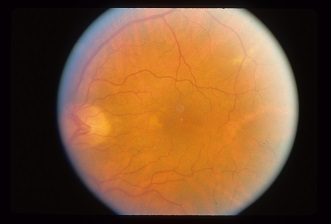
#> input picture app/DeepSeeNet/data/left_eye.jpg, 331 x 224 px
$ python -i calculate_tortuosity.py   (imports and definitions only)
#> lines starting #> are read from the running program, lines starting #| are printed output that depends on the picture; after the words box and inside, x2 and y2 are one past the last pixel; in counts of white or black regions, pixels touching at a corner belong together
#This code displays vessels reduced to 1 pixel lines and calculates tortuosity
#first run the following program to extract vessels from a retinal image:

#https://github.com/orobix/retina-unet/blob/master/Readme.md

import cv2
import numpy as np
from skimage.morphology import skeletonize
from skimage.measure import label, regionprops
from scipy.spatial.distance import euclidean
from scipy.ndimage import distance_transform_edt
import matplotlib.pyplot as plt

def calculate_tortuosity(image_path):
#> called with image_path = '../app/DeepSeeNet/data/left_eye.jpg'
    image = cv2.imread(image_path, cv2.IMREAD_GRAYSCALE)
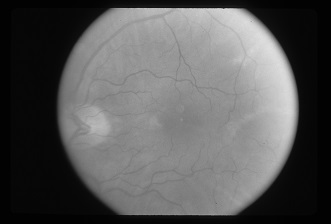
#> image: shape (224, 331); min 1, max 223, mean 88.8
    binary = (image > 127).astype(np.uint8)
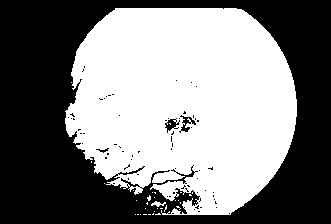
#> binary: shape (224, 331); values 0 (black) and 1 (white), 50.3% white; 71 black regions (67 under 20 px), largest, box (x1, y1, x2, y2) and area: (0, 0, 331, 224) 36404, (179, 115, 196, 133) 109, (165, 118, 180, 133) 101, (96, 148, 109, 153) 25
    skeleton = skeletonize(binary).astype(np.uint8)
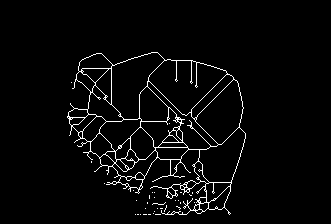
#> skeleton: shape (224, 331); values 0 (black) and 1 (white), 3.4% white in thin lines or dots, all inside (x1, y1, x2, y2) = (67, 52, 246, 215)
    labeled = label(skeleton)
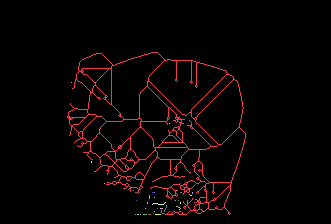
#> labeled: shape (224, 331) int64; 34 distinct labels, from 0 to 33; one colour per label, 0 black
    regions = regionprops(labeled)
#> regions = 33 regions; largest, box (x1, y1, x2, y2) and area: (67, 52, 246, 215) 2417, (152, 202, 166, 205) 14, (164, 205, 167, 212) 7, (176, 206, 181, 210) 6, (155, 214, 161, 215) 6

    tortuosities = []

    for region in regions:
        coords = region.coords
        if len(coords) < 10:
            continue
        arc_len = sum(np.linalg.norm(coords[i] - coords[i - 1]) for i in range(1, len(coords)))
        euclid_dist = euclidean(coords[0], coords[-1])
        if euclid_dist == 0:
            continue
        tort = arc_len / euclid_dist
        tortuosities.append(tort)
#> this loop made 33 passes
#> coords on passes 2 to 13: [[82, 71]], [[123, 169]], [[161, 91], [162, 91]], [[183, 104]], [[190, 133]], [[192, 152]], [[192, 154]], [[192, 180], [192, 181]], [[192, 192], [193, 192]], [[194, 189], [195, 190], [195, 191]], [[195, 149], [196, 149], [197, 149], [198, 149]], [[197, 154]]
#> (arc_len, euclid_dist, tort) on passes 1, 18: (43044.7, 179.8, 239.4), (46.08, 2.83, 16.29)
#> after the loop, tortuosities = [239.4, 16.29]

    return {
        "average_tortuosity": round(np.mean(tortuosities), 3) if tortuosities else 0,
        "max_tortuosity": round(np.max(tortuosities), 3) if tortuosities else 0,
        "num_vessels": len(tortuosities),
    }

>>> result = calculate_tortuosity('../app/DeepSeeNet/data/left_eye.jpg')
#> result = {'average_tortuosity': 127.8, 'max_tortuosity': 239.4, 'num_vessels': 2}

$ run again, on app/DeepSeeNet/data/right_eye.jpg
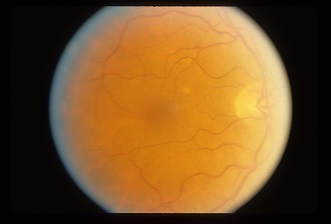
#> input picture app/DeepSeeNet/data/right_eye.jpg, 331 x 224 px
#> in calculate_tortuosity, `binary = (image > 127).astype(np.uint8)`:
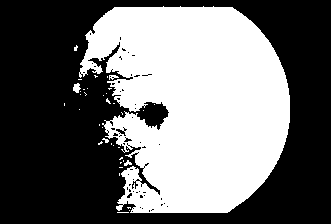
#> binary: shape (224, 331); values 0 (black) and 1 (white), 43.5% white; 38 white regions (34 under 20 px), largest, box (x1, y1, x2, y2) and area: (79, 6, 290, 213) 32021, (73, 83, 81, 93) 54, (109, 75, 119, 80) 29, (124, 160, 132, 166) 27
#> skeleton: shape (224, 331); values 0 (black) and 1 (white), 2.5% white in thin lines or dots, all inside (x1, y1, x2, y2) = (64, 22, 223, 213)
#> in calculate_tortuosity, `labeled = label(skeleton)`:
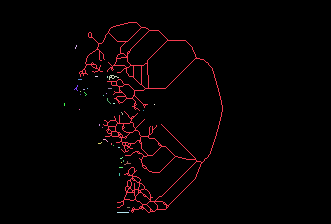
#> labeled: shape (224, 331) int64; 39 distinct labels, from 0 to 38; one colour per label, 0 black
#> regions = 38 regions; largest, box (x1, y1, x2, y2) and area: (79, 22, 223, 213) 1721, (109, 75, 119, 80) 19, (117, 212, 129, 213) 12, (124, 161, 131, 165) 9, (74, 85, 78, 91) 8
#> the loop in calculate_tortuosity, `for region in regions:` made 38 passes
#> coords on passes 2, 4, 5, 6, 8, 9, 10, 11: [[45, 76], [46, 76], [47, 75], [48, 75]], [[76, 95], [76, 96], [76, 97]], [[76, 107], [77, 107]], [[79, 78], [79, 79], [79, 80], [79, 81]], [[88, 87]], [[88, 108], [88, 109], [88, 110], [88, 111]], [[89, 83], [89, 84]], [[91, 80]]
#> after the loop in calculate_tortuosity, `for region in regions:`: tortuosities = [168.3, 11.49, 1]
#> result = {'average_tortuosity': 60.27, 'max_tortuosity': 168.3, 'num_vessels': 3}
